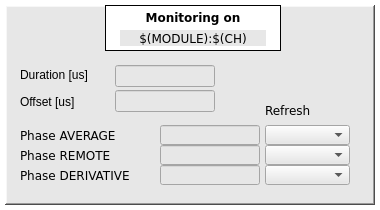
<?xml version="1.0" encoding="UTF-8"?>
<ui version="4.0">
 <class>MainWindow</class>
 <widget class="QMainWindow" name="MainWindow">
  <property name="geometry">
   <rect>
    <x>0</x>
    <y>0</y>
    <width>380</width>
    <height>210</height>
   </rect>
  </property>
  <property name="font">
   <font>
    <family>DejaVu Sans</family>
   </font>
  </property>
  <property name="windowTitle">
   <string>$(MODULE)</string>
  </property>
  <property name="styleSheet">
   <string notr="true">background-color: rgb(255, 255, 255);</string>
  </property>
  <property name="Title" stdset="0">
   <string>$(MODULE) monitoring</string>
  </property>
  <widget class="QWidget" name="centralwidget">
   <widget class="caFrame" name="caframe_6">
    <property name="geometry">
     <rect>
      <x>5</x>
      <y>5</y>
      <width>370</width>
      <height>200</height>
     </rect>
    </property>
    <property name="font">
     <font>
      <family>DejaVu Sans</family>
     </font>
    </property>
    <property name="styleSheet">
     <string notr="true">background-color: rgb(231, 231, 231);</string>
    </property>
    <property name="frameShape">
     <enum>QFrame::WinPanel</enum>
    </property>
    <property name="frameShadow">
     <enum>QFrame::Raised</enum>
    </property>
    <property name="lineWidth">
     <number>1</number>
    </property>
    <property name="midLineWidth">
     <number>1</number>
    </property>
    <property name="background">
     <color>
      <red>0</red>
      <green>0</green>
      <blue>0</blue>
     </color>
    </property>
    <property name="backgroundMode">
     <enum>caFrame::Filled</enum>
    </property>
    <widget class="QLabel" name="label_31">
     <property name="geometry">
      <rect>
       <x>100</x>
       <y>0</y>
       <width>176</width>
       <height>46</height>
      </rect>
     </property>
     <property name="font">
      <font>
       <family>DejaVu Sans</family>
       <weight>75</weight>
       <bold>true</bold>
      </font>
     </property>
     <property name="styleSheet">
      <string notr="true">background-color: rgb(255, 255, 255);</string>
     </property>
     <property name="frameShape">
      <enum>QFrame::Box</enum>
     </property>
     <property name="text">
      <string>Monitoring on</string>
     </property>
     <property name="alignment">
      <set>Qt::AlignHCenter|Qt::AlignTop</set>
     </property>
    </widget>
    <widget class="caLabel" name="calabel_2">
     <property name="geometry">
      <rect>
       <x>115</x>
       <y>25</y>
       <width>146</width>
       <height>16</height>
      </rect>
     </property>
     <property name="font">
      <font>
       <family>DejaVu Sans</family>
       <pointsize>9</pointsize>
      </font>
     </property>
     <property name="text">
      <string>$(MODULE):$(CH)</string>
     </property>
     <property name="alignment">
      <set>Qt::AlignCenter</set>
     </property>
     <property name="background">
      <color>
       <red>255</red>
       <green>255</green>
       <blue>255</blue>
      </color>
     </property>
    </widget>
    <widget class="caLineEdit" name="calineedit_12">
     <property name="geometry">
      <rect>
       <x>155</x>
       <y>120</y>
       <width>100</width>
       <height>20</height>
      </rect>
     </property>
     <property name="styleSheet">
      <string notr="true">caTextEntry,caLineEdit {background-color: rgba(255, 255, 255, 255); color: rgba(0, 0, 0, 255); border-radius: 1px;} caLineEdit {border: 0px; border-style:outset; padding: 0px 0px 0px 2px; border-color: rgba(0, 0, 0, 255) rgba(0, 0, 0, 255)  rgba(0, 0, 0, 255) rgba(0, 0, 0, 255);} caTextEntry { border: 2px; padding: 0px;} caTextEntry {border-style:inset; border-color: rgba(127, 127, 127, 255) rgba(255, 255, 255, 255)  rgba(255, 255, 255, 255) rgba(127, 127, 127, 255);} caTextEntry:focus {padding: 0px; border: 2px groove rgba(255, 0, 0, 255); border-radius: 1px;} </string>
     </property>
     <property name="alignment">
      <set>Qt::AlignRight|Qt::AlignTrailing|Qt::AlignVCenter</set>
     </property>
     <property name="channel" stdset="0">
      <string notr="true">$(MODULE):$(CH):phase_average_s.AVERAGE</string>
     </property>
     <property name="background">
      <color>
       <red>255</red>
       <green>255</green>
       <blue>255</blue>
      </color>
     </property>
     <property name="colorMode">
      <enum>caLineEdit::Static</enum>
     </property>
     <property name="precision">
      <number>3</number>
     </property>
     <property name="precisionMode">
      <enum>caLineEdit::User</enum>
     </property>
    </widget>
    <widget class="caMenu" name="camenu_14">
     <property name="geometry">
      <rect>
       <x>260</x>
       <y>160</y>
       <width>85</width>
       <height>20</height>
      </rect>
     </property>
     <property name="font">
      <font>
       <family>DejaVu Sans</family>
       <pointsize>9</pointsize>
      </font>
     </property>
     <property name="channel" stdset="0">
      <string notr="true">$(MODULE):$(CH):phase_derivative_s.SCAN</string>
     </property>
    </widget>
    <widget class="QLabel" name="label_53">
     <property name="geometry">
      <rect>
       <x>15</x>
       <y>120</y>
       <width>136</width>
       <height>20</height>
      </rect>
     </property>
     <property name="font">
      <font>
       <family>DejaVu Sans</family>
       <pointsize>9</pointsize>
      </font>
     </property>
     <property name="text">
      <string>Phase AVERAGE</string>
     </property>
     <property name="alignment">
      <set>Qt::AlignLeading|Qt::AlignLeft|Qt::AlignVCenter</set>
     </property>
    </widget>
    <widget class="caMenu" name="camenu_5">
     <property name="geometry">
      <rect>
       <x>260</x>
       <y>140</y>
       <width>85</width>
       <height>20</height>
      </rect>
     </property>
     <property name="font">
      <font>
       <family>DejaVu Sans</family>
       <pointsize>9</pointsize>
      </font>
     </property>
     <property name="channel" stdset="0">
      <string notr="true">$(MODULE):$(CH):phase_s.SCAN</string>
     </property>
    </widget>
    <widget class="caMenu" name="camenu_13">
     <property name="geometry">
      <rect>
       <x>260</x>
       <y>120</y>
       <width>85</width>
       <height>20</height>
      </rect>
     </property>
     <property name="font">
      <font>
       <family>DejaVu Sans</family>
       <pointsize>9</pointsize>
      </font>
     </property>
     <property name="channel" stdset="0">
      <string notr="true">$(MODULE):$(CH):phase_average_s.SCAN</string>
     </property>
    </widget>
    <widget class="QLabel" name="label_48">
     <property name="geometry">
      <rect>
       <x>15</x>
       <y>160</y>
       <width>136</width>
       <height>20</height>
      </rect>
     </property>
     <property name="font">
      <font>
       <family>DejaVu Sans</family>
       <pointsize>9</pointsize>
      </font>
     </property>
     <property name="text">
      <string>Phase DERIVATIVE</string>
     </property>
     <property name="alignment">
      <set>Qt::AlignLeading|Qt::AlignLeft|Qt::AlignVCenter</set>
     </property>
    </widget>
    <widget class="QLabel" name="label_41">
     <property name="geometry">
      <rect>
       <x>15</x>
       <y>140</y>
       <width>136</width>
       <height>20</height>
      </rect>
     </property>
     <property name="font">
      <font>
       <family>DejaVu Sans</family>
       <pointsize>9</pointsize>
      </font>
     </property>
     <property name="text">
      <string>Phase REMOTE</string>
     </property>
     <property name="alignment">
      <set>Qt::AlignLeading|Qt::AlignLeft|Qt::AlignVCenter</set>
     </property>
    </widget>
    <widget class="QLabel" name="label_54">
     <property name="geometry">
      <rect>
       <x>260</x>
       <y>95</y>
       <width>76</width>
       <height>20</height>
      </rect>
     </property>
     <property name="font">
      <font>
       <family>DejaVu Sans</family>
       <pointsize>9</pointsize>
      </font>
     </property>
     <property name="text">
      <string>Refresh</string>
     </property>
     <property name="alignment">
      <set>Qt::AlignLeading|Qt::AlignLeft|Qt::AlignVCenter</set>
     </property>
    </widget>
    <widget class="caLineEdit" name="calineedit_4">
     <property name="geometry">
      <rect>
       <x>155</x>
       <y>140</y>
       <width>100</width>
       <height>20</height>
      </rect>
     </property>
     <property name="styleSheet">
      <string notr="true">caTextEntry,caLineEdit {background-color: rgba(255, 255, 255, 255); color: rgba(0, 0, 0, 255); border-radius: 1px;} caLineEdit {border: 0px; border-style:outset; padding: 0px 0px 0px 2px; border-color: rgba(0, 0, 0, 255) rgba(0, 0, 0, 255)  rgba(0, 0, 0, 255) rgba(0, 0, 0, 255);} caTextEntry { border: 2px; padding: 0px;} caTextEntry {border-style:inset; border-color: rgba(127, 127, 127, 255) rgba(255, 255, 255, 255)  rgba(255, 255, 255, 255) rgba(127, 127, 127, 255);} caTextEntry:focus {padding: 0px; border: 2px groove rgba(255, 0, 0, 255); border-radius: 1px;} </string>
     </property>
     <property name="alignment">
      <set>Qt::AlignRight|Qt::AlignTrailing|Qt::AlignVCenter</set>
     </property>
     <property name="channel" stdset="0">
      <string notr="true">$(MODULE):$(CH):phase_s.PHASE_REMOTE</string>
     </property>
     <property name="background">
      <color>
       <red>255</red>
       <green>255</green>
       <blue>255</blue>
      </color>
     </property>
     <property name="colorMode">
      <enum>caLineEdit::Static</enum>
     </property>
     <property name="precision">
      <number>3</number>
     </property>
     <property name="precisionMode">
      <enum>caLineEdit::User</enum>
     </property>
    </widget>
    <widget class="caLineEdit" name="calineedit_13">
     <property name="geometry">
      <rect>
       <x>155</x>
       <y>160</y>
       <width>100</width>
       <height>20</height>
      </rect>
     </property>
     <property name="styleSheet">
      <string notr="true">caTextEntry,caLineEdit {background-color: rgba(255, 255, 255, 255); color: rgba(0, 0, 0, 255); border-radius: 1px;} caLineEdit {border: 0px; border-style:outset; padding: 0px 0px 0px 2px; border-color: rgba(0, 0, 0, 255) rgba(0, 0, 0, 255)  rgba(0, 0, 0, 255) rgba(0, 0, 0, 255);} caTextEntry { border: 2px; padding: 0px;} caTextEntry {border-style:inset; border-color: rgba(127, 127, 127, 255) rgba(255, 255, 255, 255)  rgba(255, 255, 255, 255) rgba(127, 127, 127, 255);} caTextEntry:focus {padding: 0px; border: 2px groove rgba(255, 0, 0, 255); border-radius: 1px;} </string>
     </property>
     <property name="alignment">
      <set>Qt::AlignRight|Qt::AlignTrailing|Qt::AlignVCenter</set>
     </property>
     <property name="channel" stdset="0">
      <string notr="true">$(MODULE):$(CH):phase_derivative_s.DERIVATIVE</string>
     </property>
     <property name="background">
      <color>
       <red>255</red>
       <green>255</green>
       <blue>255</blue>
      </color>
     </property>
     <property name="colorMode">
      <enum>caLineEdit::Static</enum>
     </property>
     <property name="precision">
      <number>3</number>
     </property>
     <property name="precisionMode">
      <enum>caLineEdit::User</enum>
     </property>
    </widget>
    <widget class="caTextEntry" name="catextentry">
     <property name="geometry">
      <rect>
       <x>110</x>
       <y>60</y>
       <width>100</width>
       <height>22</height>
      </rect>
     </property>
     <property name="alignment">
      <set>Qt::AlignRight|Qt::AlignTrailing|Qt::AlignVCenter</set>
     </property>
     <property name="channel" stdset="0">
      <string notr="true">$(MODULE):signals:$(CH):avg_dur</string>
     </property>
     <property name="foreground">
      <color>
       <red>170</red>
       <green>0</green>
       <blue>0</blue>
      </color>
     </property>
     <property name="background">
      <color>
       <red>255</red>
       <green>255</green>
       <blue>127</blue>
      </color>
     </property>
     <property name="colorMode">
      <enum>caLineEdit::Static</enum>
     </property>
     <property name="precision">
      <number>3</number>
     </property>
     <property name="precisionMode">
      <enum>caLineEdit::User</enum>
     </property>
    </widget>
    <widget class="QLabel" name="label">
     <property name="geometry">
      <rect>
       <x>15</x>
       <y>59</y>
       <width>91</width>
       <height>21</height>
      </rect>
     </property>
     <property name="text">
      <string>Duration [us]</string>
     </property>
    </widget>
    <widget class="QLabel" name="label_2">
     <property name="geometry">
      <rect>
       <x>15</x>
       <y>84</y>
       <width>91</width>
       <height>26</height>
      </rect>
     </property>
     <property name="text">
      <string>Offset [us]</string>
     </property>
    </widget>
    <widget class="caTextEntry" name="catextentry_2">
     <property name="geometry">
      <rect>
       <x>110</x>
       <y>85</y>
       <width>100</width>
       <height>22</height>
      </rect>
     </property>
     <property name="alignment">
      <set>Qt::AlignRight|Qt::AlignTrailing|Qt::AlignVCenter</set>
     </property>
     <property name="channel" stdset="0">
      <string notr="true">$(MODULE):signals:$(CH):offset</string>
     </property>
     <property name="foreground">
      <color>
       <red>170</red>
       <green>0</green>
       <blue>0</blue>
      </color>
     </property>
     <property name="background">
      <color>
       <red>255</red>
       <green>255</green>
       <blue>127</blue>
      </color>
     </property>
     <property name="colorMode">
      <enum>caLineEdit::Static</enum>
     </property>
     <property name="precision">
      <number>3</number>
     </property>
     <property name="precisionMode">
      <enum>caLineEdit::User</enum>
     </property>
    </widget>
   </widget>
  </widget>
 </widget>
 <customwidgets>
  <customwidget>
   <class>caMenu</class>
   <extends>QComboBox</extends>
   <header>caMenu</header>
  </customwidget>
  <customwidget>
   <class>caTextEntry</class>
   <extends>caLineEdit</extends>
   <header>caTextEntry</header>
  </customwidget>
  <customwidget>
   <class>caFrame</class>
   <extends>QFrame</extends>
   <header>caFrame</header>
   <container>1</container>
  </customwidget>
  <customwidget>
   <class>caLabel</class>
   <extends>QLabel</extends>
   <header>caLabel</header>
  </customwidget>
  <customwidget>
   <class>caLineEdit</class>
   <extends>QLineEdit</extends>
   <header>caLineEdit</header>
  </customwidget>
 </customwidgets>
 <resources/>
 <connections/>
 <designerdata>
  <property name="gridDeltaX">
   <number>5</number>
  </property>
  <property name="gridDeltaY">
   <number>5</number>
  </property>
  <property name="gridSnapX">
   <bool>true</bool>
  </property>
  <property name="gridSnapY">
   <bool>true</bool>
  </property>
  <property name="gridVisible">
   <bool>true</bool>
  </property>
 </designerdata>
</ui>
